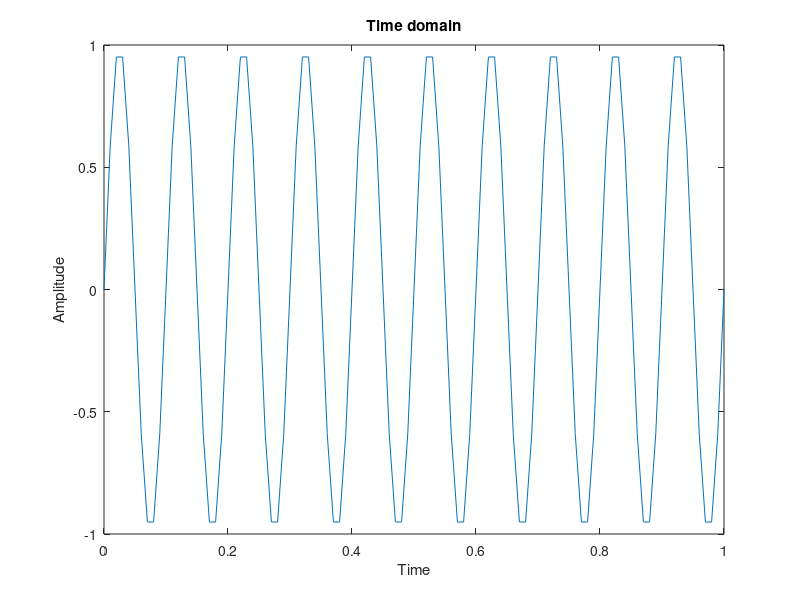
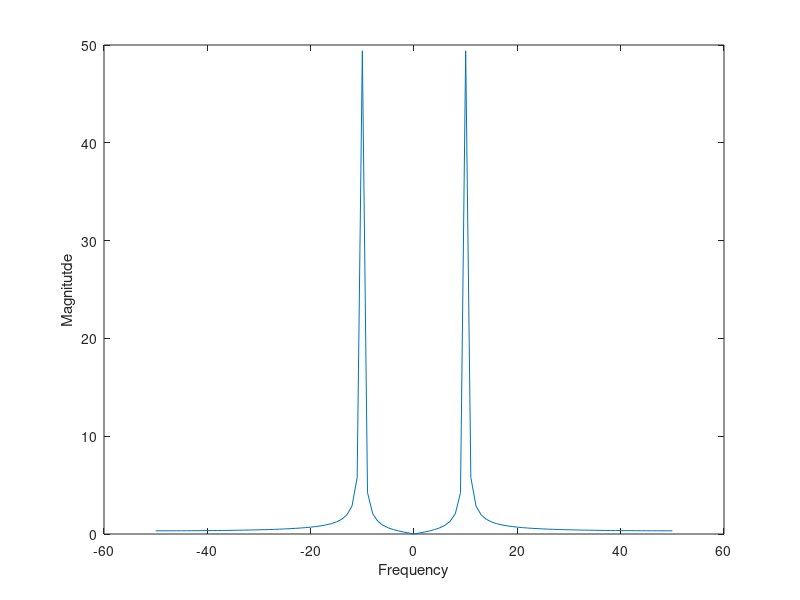
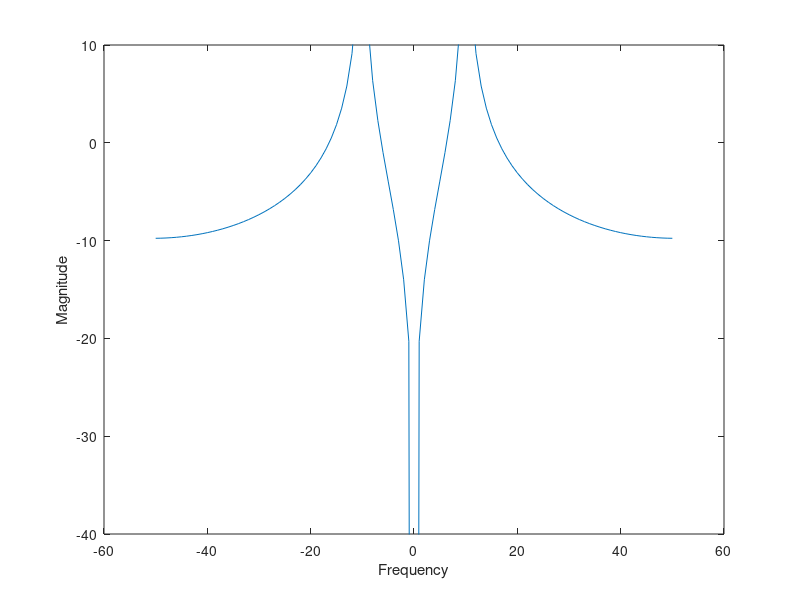

Recreate these plots in MATLAB, in order.
% Lab 2 - Talha Tallat 
Fs = 100;
t = [0:1/Fs : 1];
A = 1; f = 10;
x = A*sin(2*pi*f*t);


figure, plot(t, x), xlabel ( 'Time' ), ylabel ('Amplitude')
title('Time domain')

x = fftshift (abs(fft(x)))
Fr = [-Fs/2:Fs/2]
figure, plot(Fr, x)
xlabel('Frequency'), ylabel('Magnitutde')

figure, plot (Fr, 20*log10(x))
ylim([-40, 10])
xlabel('Frequency'), ylabel('Magnitude')